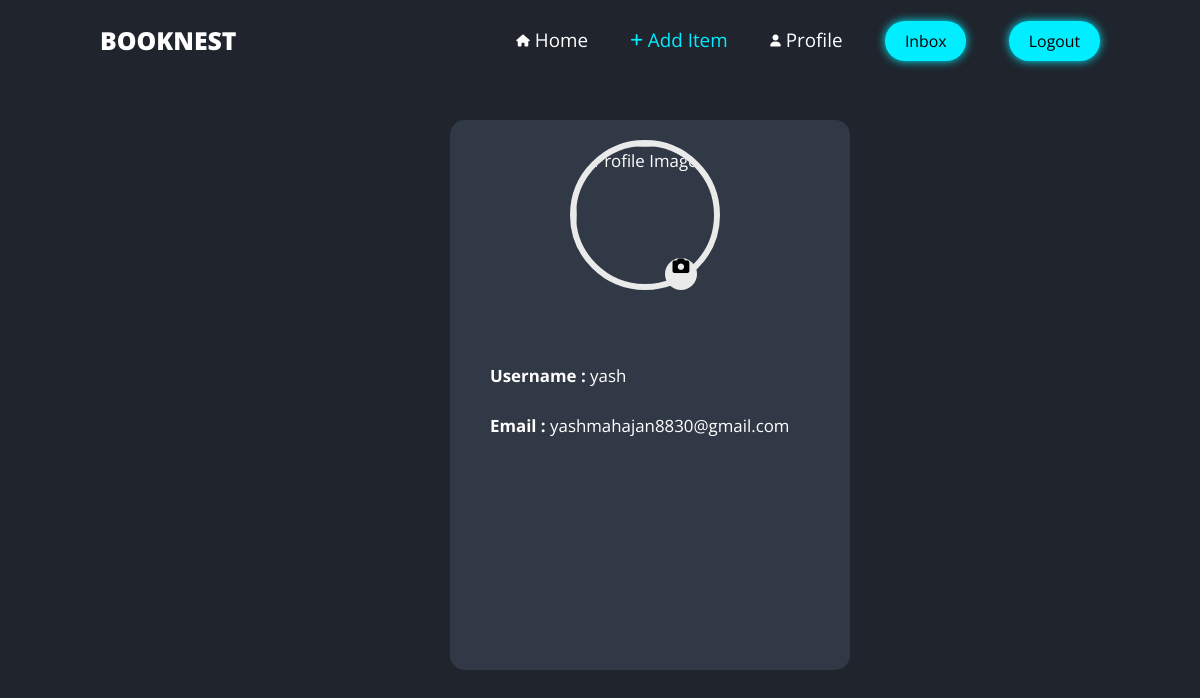
Page /dashboard/ (signed in) on the earlier database version.
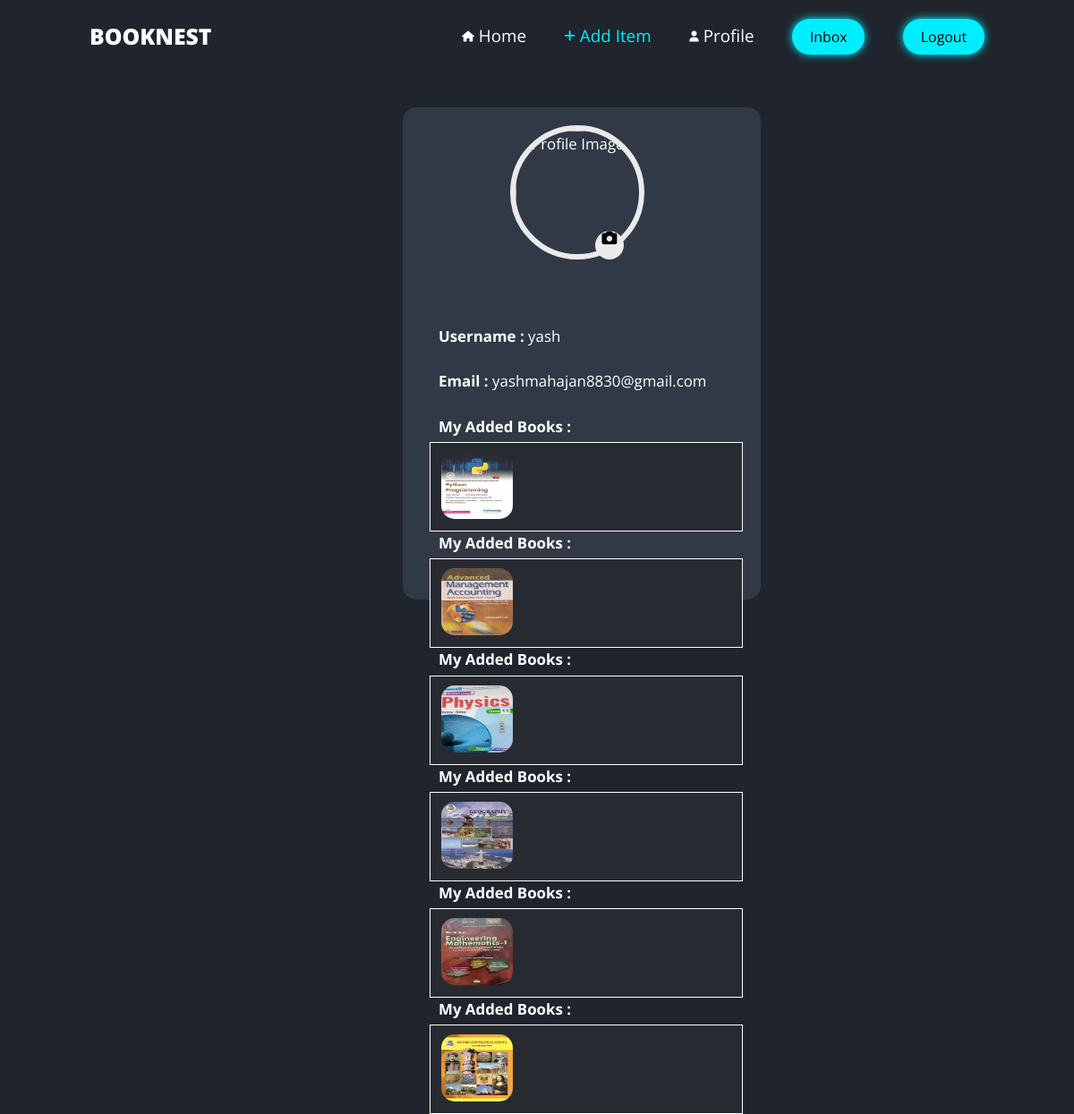
Same page on the later database version.
### item/models.py (models this page shows, shortened)
class Items(models.Model):
    category =  models.ForeignKey(Category,related_name="items",on_delete=models.CASCADE)
    publication = models.CharField(max_length=30)
    is_combo = models.BooleanField(default=False)
    book_name = models.CharField(max_length=255)
    description = models.TextField(null=True, blank=True)
    price = models.FloatField()
    image = models.ImageField(upload_to="item_images",blank=True,null=True)
    is_sold = models.BooleanField(default=False)
    created_by = models.ForeignKey(User ,related_name='items',on_delete=models.CASCADE)
    created_at = models.DateField(auto_now_add=True)

### dashboard/views.py (the view)
# urls.py: path('',views.index,name="index"),
@login_required
def index(request):
    items = Items.objects.filter(created_by=request.user)
    return render(request,'dashboard/Profile.html',{'item':items})

### dashboard/templates/dashboard/Profile.html (shortened to what this page needs)
{% load static %}
<html>
    <head>
        <link href="https://cdn.jsdelivr.net/npm/bootstrap@5.3.0/dist/css/bootstrap.min.css" rel="stylesheet" ="sha384-9ndCyUaIbzAi2FUVXJi0CjmCapSmO7SnpJef0486qhLnuZ2cdeRhO02iuK6FUUVM">
        <link rel="stylesheet" href="{% static "browse.css" %}">
        <link rel="stylesheet" href="{% static "Profile.css" %}">
        <link rel="stylesheet" href="https://cdnjs.cloudflare.com/ajax/libs/font-awesome/6.4.0/css/all.min.css" />
    </head>
    <body>
        <nav class="sticky-top">
			<label class="logo"><a href="#"><b>BOOKNEST</b></a></label>
			<ul>
				<li><a href="/home.html"><i class="fa-solid fa-house"></i>Home</a></li>
				<li><a href="/item/new" class="active"><i class="fa-solid fa-plus" style="font-size:14px;"></i>Add Item</a></li>
                {% if request.user.is_authenticated %}
				<li><a href="/dashboard"><i class="fa-solid fa-user"></i>Profile</a></li>
                <li><a href="#"><button>Inbox</button></a></li>
				<li><a href="/logout"><button>Logout</button></a></li>
                {% else %}
                <li><a href="/login"><button>Login</button></a></li>
				<li><a href="/signup"><button>Signup</button></a></li>
                {% endif %}
			</ul>
		</nav>
        <div class="profile">
            <div class="proimg">
                <img src="Images/Titanic.JPG" alt="Profile Image" id="image">
                <div class="round">
                    <i class="fa fa-camera" style="color: black"></i>
                </div>
            </div>
            <br><br>
            <form action="">
                <label for="p1">Username : </label>
                <span id="p1">{{request.user.username}}</span>
                <br><br>
                <label for="p2">Email : </label>
                <span id="p2">{{request.user.email}}</span>
                <br><br>
                {% for item in item %}
                <label id="p4">My Added Books : </label>
                <div class="rbook">
                    <a href="/item/browse/{{item.id}}">
                        <img src="{{item.image.url}}" alt="">
                    </a>
                </div>
                {% endfor %}
            </form>
        </div>
    </body>
</html>

Differences in the rows shown:
added Items: image (picture)
added Items: image (picture)
added Items: image (picture)
added Items: image (picture)
added Items: image (picture)
added Items: image (picture)
